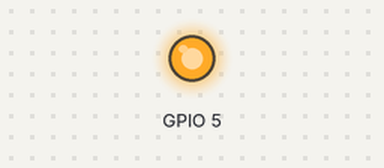
Bench run of a sketch on a simulated ESP32. Shown: output pins drawn as LEDs (lit = HIGH). Pins used as bus, display or sensor lines are not drawn; what the sketch prints to the serial monitor is not drawn.

Above: at 0.2 s.
Timing chart, 0 to 1.7 s (numbered marks = the images above):
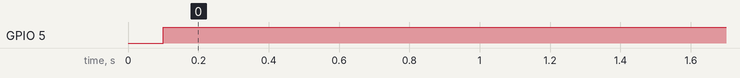

The sketch:

ESP32_SPI.ino
```cpp
// https://randomnerdtutorials.com/esp32-spi-communication-arduino/

#include <SPI.h>

#define FPGA_rst 22

static const int spiClk = 1000000 / 2;  // 1 MHz

//uninitialized pointers to SPI objects
SPIClass *vspi = NULL;

void setup() {
  //Find the default SPI pins for your board
  Serial.begin(115200);
  Serial.print("MOSI: ");
  Serial.println(MOSI);
  Serial.print("MISO: ");
  Serial.println(MISO);
  Serial.print("SCK: ");
  Serial.println(SCK);
  Serial.print("SS: ");
  Serial.println(SS);
  //initialize an instances of the SPIClass attached to VSPI
  vspi = new SPIClass(VSPI);
  vspi->begin();
  pinMode(vspi->pinSS(), OUTPUT);  //VSPI SS
  pinMode(FPGA_rst, OUTPUT);
  digitalWrite(FPGA_rst, HIGH);
}

void spiCommand(SPIClass *spi, byte data) {
  //use it as you would the regular arduino SPI API
  spi->beginTransaction(SPISettings(spiClk, MSBFIRST, SPI_MODE3));
  digitalWrite(spi->pinSS(), LOW);  // Pull SS slow to prep other end for transfer
  spi->transfer(data);
  digitalWrite(spi->pinSS(), HIGH);  // Pull ss high to signify end of data transfer
  spi->endTransaction();
}

void loop() {
  // put your main code here, to run repeatedly:
  //use the SPI buses
  digitalWrite(FPGA_rst, HIGH);   // Pull reset High to reset comms
  digitalWrite(FPGA_rst, LOW);   // Pull reset low to enable comms
  delay(100);

  spiCommand(vspi, 0b01010101);  // Turn on LED
  delay(1000);

  spiCommand(vspi, 0b10101010);  // Turn off LED
  delay(1000);
}
```

Measured:
- by itself, GPIO 5: LOW → HIGH at 0.10 s
